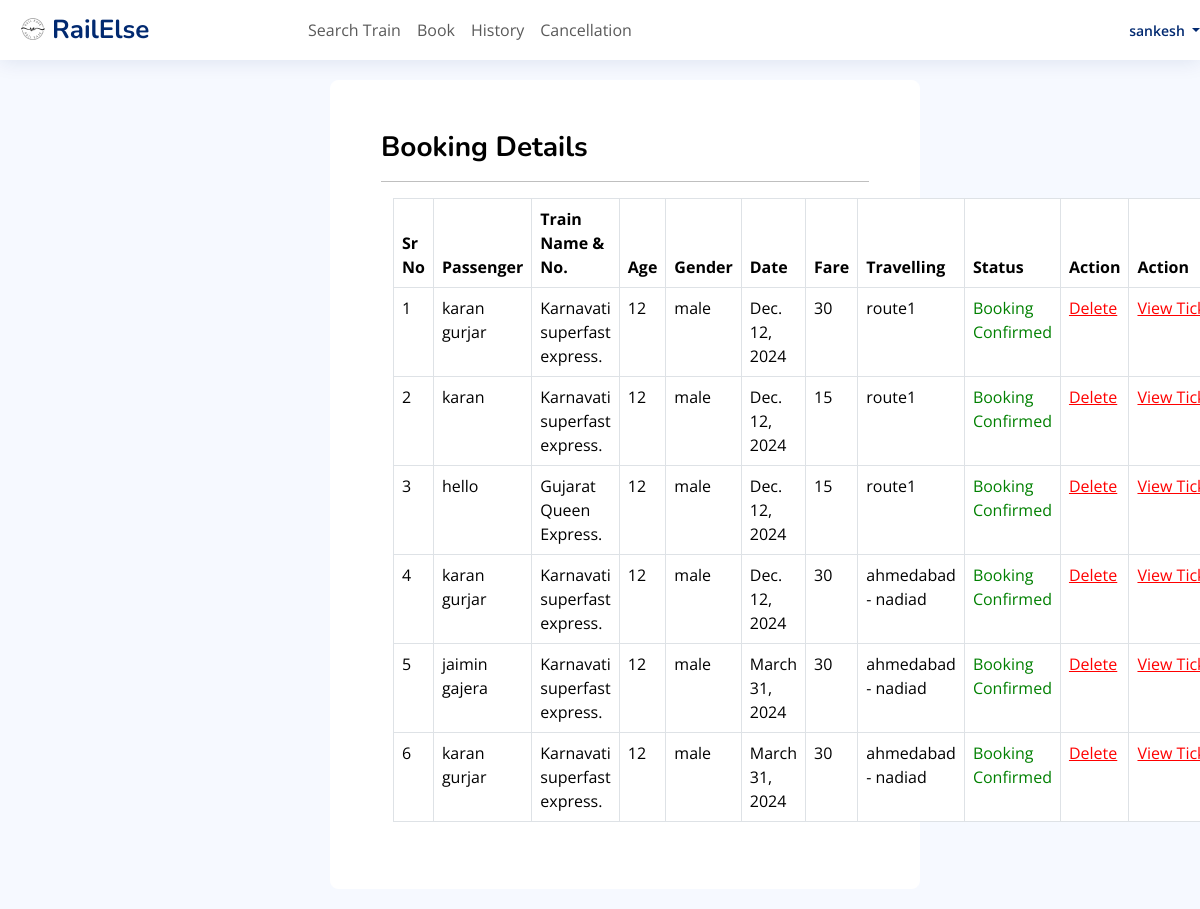
Page /my_booking/ (signed in) on the committed database.
### home/models.py (models this page shows, shortened)
class Travel(models.Model):
    user = models.ForeignKey(Register, on_delete=models.CASCADE, null=True)
    train = models.ForeignKey(Train, on_delete=models.CASCADE, null=True)
    name = models.CharField(max_length=100, null=True)
    age = models.IntegerField(null=True)
    gender = models.CharField(max_length=30, null=True)
    route = models.CharField(max_length=100, null=True)
    status = models.CharField(max_length=30, null=True)
    date1 = models.DateField(null=True)
    fare = models.IntegerField(null=True)

class Train(models.Model):
    train_number = models.CharField(max_length=50, primary_key = True)
    train_name = models.CharField(max_length=100)
    origin = models.CharField(max_length=100)
    destination = models.CharField(max_length=100)
    departure_time = models.TimeField()
    arrival_time = models.TimeField()
    capacity = models.PositiveIntegerField()

### home/views.py (the view)
# urls.py: path('my_booking/',my_booking,name="my_booking"),
def my_booking(request):
    if not request.user.is_authenticated:
        return redirect('login')
    user2 = User.objects.filter(username=request.user.username).get()
    user1 = Register.objects.filter(user=user2).get()
    pro = Travel.objects.filter(user=user1)
    book = Book.objects.filter(user=user1)
    d = {'user':user1,'pro':pro,'book':book}
    return render(request,'my_booking.html',d)

### home/templates/my_booking.html (shortened to what this page needs)
{% extends "basic1.html" %} {% block nav1 %} {% endblock %} {% block cont %}
<main id="main" class="main">
  <div
    style="
      color: Black;
      border: 1px solid white;
      border-radius: 8px;
      background-color: white;
      padding: 50px;
    "
  >
    <h3><strong>Booking Details</strong></h3>
    <hr />
    <div class="container">
      <table class="table table-bordered" id="myTable">
        <thead style="color: white; background-color: #333">
          <tr>
            <th>Sr No</th>
            <th>Passenger</th>
            <th>Train Name & No.</th>
            <th>Age</th>
            <th>Gender</th>
            <th>Date</th>
            <th>Fare</th>
            <th>Travelling</th>
            <th>Status</th>
            <th>Action</th>
            <th>Action</th>
          </tr>
        </thead>
        <tbody>
          {% for i in pro %}
          <tr>
            <td>{{forloop.counter}}</td>
            <td>{{i.name}}</td>
            <td>{{i.train.train_name}}. {{i.train.tran_number}}</td>
            <td>{{i.age}}</td>
            <td>{{i.gender}}</td>
            <td>{{i.date1}}</td>
            <td>{{i.fare}}</td>
            <td>{{i.route}}</td>
            {% if i.status == 'set' %}
            <td style="color: green">Booking Confirmed</td>
            {% else %}
            <td style="color: red">Pending</td>
            {% endif %}
            <td>
              <a href="#" style="color: red"><u>Delete</u></a>
            </td>
            <td>
              <a href="#" style="color: red"><u>View&nbsp;Ticket</u></a>
            </td>
          </tr>
          {% endfor %}
        </tbody>
      </table>
    </div>
  </div>
</main>
{% endblock %}

### home/templates/basic1.html (shortened to what this page needs)
<!DOCTYPE html>
<html lang="en">
  {% load static %}
  <head>
    <link
      href="{% static 'assets/vendor/bootstrap/css/bootstrap.min.css' %}"
      rel="stylesheet"
    />
    <link
      href="{% static 'assets/vendor/bootstrap-icons/bootstrap-icons.css' %}"
      rel="stylesheet"
    />
    <link
      href="{% static 'assets/vendor/boxicons/css/boxicons.min.css' %}"
      rel="stylesheet"
    />
    <link
      href="{% static 'assets/vendor/quill/quill.snow.css' %}"
      rel="stylesheet"
    />
    <link
      href="{% static 'assets/vendor/quill/quill.bubble.css' %}"
      rel="stylesheet"
    />
    <link
      href="{% static 'assets/vendor/remixicon/remixicon.css' %}"
      rel="stylesheet"
    />
    <link
      href="{% static 'assets/vendor/simple-datatables/style.css' %}"
      rel="stylesheet"
    />
    <link href="{% static 'assets/css/style.css' %}" rel="stylesheet" />
    <link href="{% static 'assets/css/new_style_123.css' %}" rel="stylesheet" />
  <link rel="stylesheet" href="//code.jquery.com/ui/1.13.2/themes/base/jquery-ui.css">
<link
  rel="stylesheet"
  href="https://unpkg.com/@trevoreyre/autocomplete-js/dist/style.css"
/>
  </head>
  <body>
    <header id="header" class="header fixed-top d-flex align-items-center">
      <div class="d-flex align-items-center justify-content-between">
        <a href="{% url 'home'%}" class="logo d-flex align-items-center">
          <img src="{%static 'assets/img/logo.png'%}" alt="" />
          <span class="d-none d-lg-block">RailElse</span>
        </a>
      </div>
      <nav class="navbar navbar-expand-lg navbar-light  ">
        <div class="collapse navbar-collapse " id="navbarSupportedContent">
          <ul class="navbar-nav mr-auto">
            <li class="nav-item">
              <a class="nav-link" href="{% url 'get_train'%}">Search Train</a>
            </li>
            <li class="nav-item">
              <a class="nav-link" href="{%url 'get_station'%}">Book</a>
            </li>
            <li class="nav-item">
              <a class="nav-link" href="{%url 'my_booking'%}">History</a>
            </li>
            <li class="nav-item">
              <a class="nav-link" href="{%url 'get_station'%}">Cancellation</a>
            </li>
          </ul>
        </div>
      </nav>
      <nav class="header-nav ms-auto">
          <ul id="nav-mobile" class="right hide-on-med-and-down">
            {% if request.user.is_authenticated %}
              <a
                class="nav-link nav-profile d-flex align-items-center pe-0"
                href="#"
                data-bs-toggle="dropdown"
              >
                <span class="d-none d-md-block dropdown-toggle ps-2">
                  {{ request.user.username }}
                </span>
              </a>
            {% else %}
              <li class="nav-item">
                <a href="{% url 'user_login' %}" class="custom-login-link">Login</a>
              </li>
            {% endif %}
          </ul>
      </nav>
    </header>
    {% block cont %} {% endblock %}
  </body>
</html>

### static/assets/css/style.css (style rules this page uses)
:root { scroll-behavior: smooth; }
body { font-family: "Open Sans", sans-serif; background: #f6f9ff; color: #444444; }
a { color: #4154f1; text-decoration: none; }
h1, h2, h3, h4, h5, h6 { font-family: "Nunito", sans-serif; }
#main { margin-top: 60px; justify-content: center; padding: 20px 30px; margin-right: 250px; transition: all 0.3s; }
.logo { line-height: 1; }
@media (min-width: 1200px) { .logo { width: 280px; } }
.logo img { max-height: 26px; margin-right: 6px; }
.logo span { font-size: 26px; font-weight: 700; color: #012970; font-family: "Nunito", sans-serif; }
.header { transition: all 0.5s; z-index: 997; height: 60px; box-shadow: 0px 2px 20px rgba(1, 41, 112, 0.1); background-color: #fff; padding-left: 20px; }
.header-nav ul { list-style: none; }
.header-nav>ul { margin: 0; padding: 0; }
.header-nav .nav-profile { color: #012970; }
.header-nav .nav-profile span { font-size: 14px; font-weight: 600; }
@media (min-width: 1200px) { #main, #footer { margin-left: 300px; } }

### rows in the picture
Travel: name "karan gurjar", train.train_name "Karnavati superfast express", age "12", gender "male", date1 "Dec. 12, 2024", fare "30", route "route1", status "Booking Confirmed"
Travel: name "karan", train.train_name "Karnavati superfast express", age "12", gender "male", date1 "Dec. 12, 2024", fare "15", route "route1", status "Booking Confirmed"
Travel: name "hello", train.train_name "Gujarat Queen Express", age "12", gender "male", date1 "Dec. 12, 2024", fare "15", route "route1", status "Booking Confirmed"
Travel: name "karan gurjar", train.train_name "Karnavati superfast express", age "12", gender "male", date1 "Dec. 12, 2024", fare "30", route "ahmedabad - nadiad", status "Booking Confirmed"
Travel: name "jaimin gajera", train.train_name "Karnavati superfast express", age "12", gender "male", date1 "March 31, 2024", fare "30", route "ahmedabad - nadiad", status "Booking Confirmed"
Travel: name "karan gurjar", train.train_name "Karnavati superfast express", age "12", gender "male", date1 "March 31, 2024", fare "30", route "ahmedabad - nadiad", status "Booking Confirmed"

### other values in the picture
{{ request.user.username }} "sankesh"
